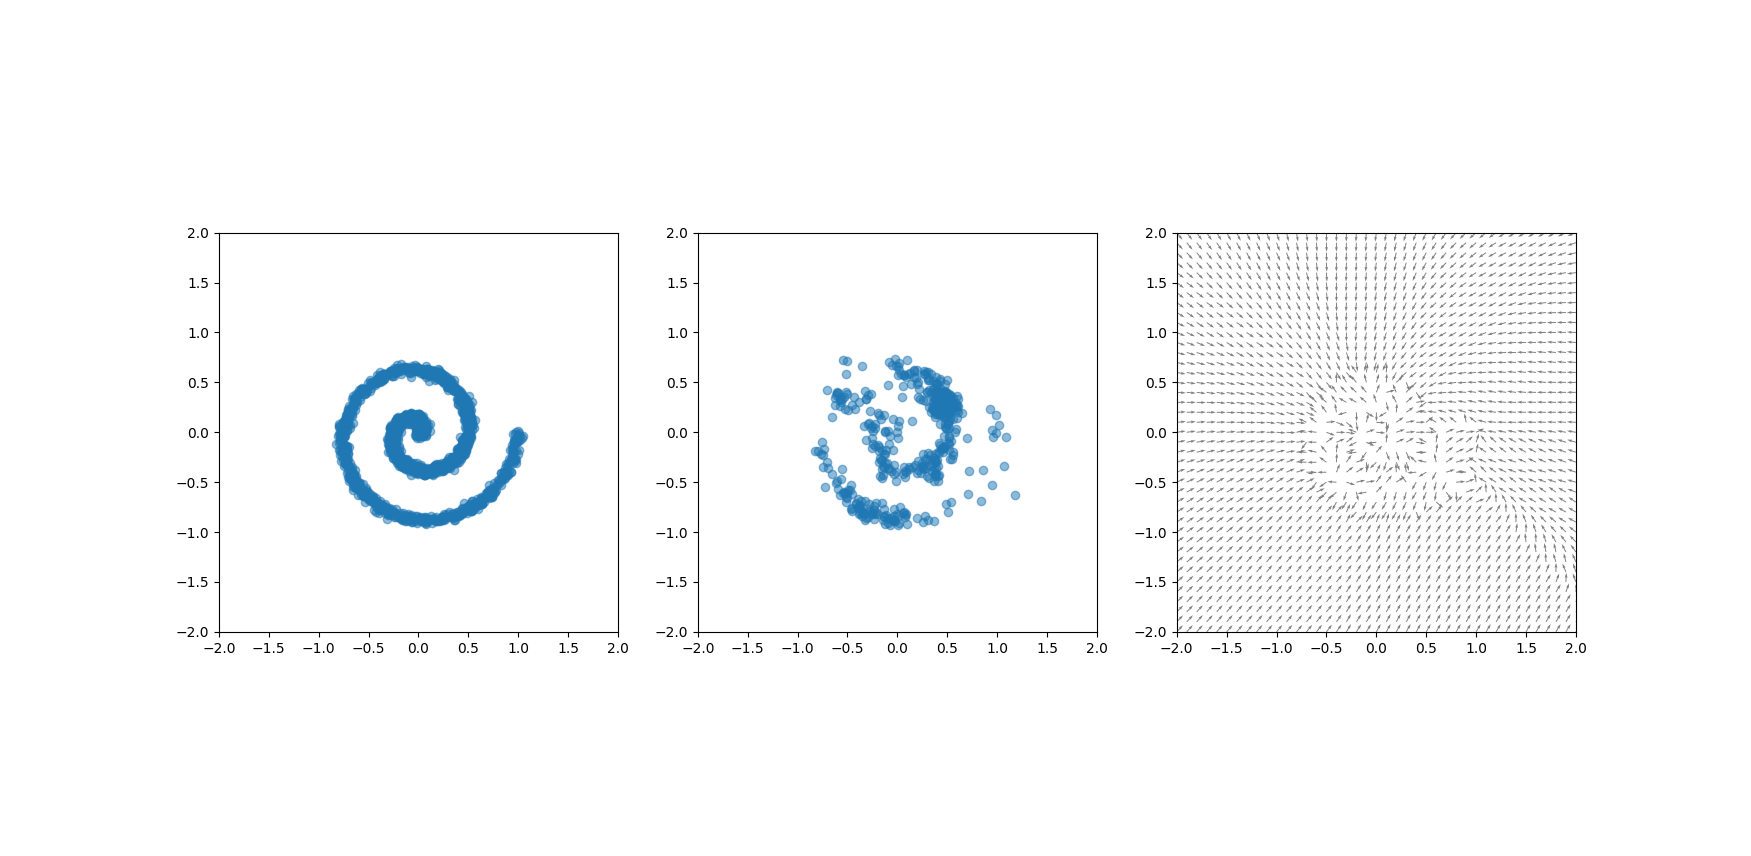

This figure's Python source:
import numpy as np
import torch
from torch.utils.data import TensorDataset, DataLoader

import matplotlib.pyplot as plt
from tqdm import tqdm

from common.toy_data import get_gmm_samples, spiral_samples


class ScoreModel(torch.nn.Module):
    def __init__(self, dims: int):
        super().__init__()
        self._dims = dims

        self.nn = torch.nn.Sequential(
            torch.nn.Linear(dims, 32),
            torch.nn.ELU(),
            torch.nn.Linear(32, 128),
            torch.nn.ELU(),
            torch.nn.Linear(128, 256),
            torch.nn.ELU(),
            torch.nn.Linear(256, 128),
            torch.nn.ELU(),
            torch.nn.Linear(128, 32),
            torch.nn.ELU(),
            torch.nn.Linear(32, dims)
        )

    @property
    def dims(self):
        return self._dims

    def forward(self, x):
        return self.nn(x)


def score_matching_loss(score_model, x):
    x = x.requires_grad_(True)
    score = score_model(x)

    score_grad = [
        # We sum over the batch dimension to get element-wise gradients.
        torch.autograd.grad(score[:, i].sum(), x, create_graph=True)[0][:, i]
        for i in range(score.shape[1])
    ]
    score_grad = torch.stack(score_grad, dim=1)

    loss = score_grad.sum(1) + 0.5 * score.pow(2).sum(1)

    return loss.mean()


def langevin_sampling(score_model, n_samples, batch_size, n_steps, tau, device):
    all_samples = []
    
    with torch.no_grad():
        for i in range(0, n_samples, batch_size):
            bs = min(batch_size, n_samples-i)
            samples = torch.randn((bs, 2), device=device)
            for _ in range(n_steps):
                noise = torch.randn_like(samples, device=device) * np.sqrt(2 * tau)
                samples = samples + tau * score_model(samples) + noise
            all_samples.append(samples)

    return torch.concat(all_samples, 0)


def compute_vector_field(score_model, plot_range, step, device):
    feature_x = np.arange(-plot_range, plot_range+step/2, step)
    feature_y = np.arange(-plot_range, plot_range+step/2, step)
    x, y = np.meshgrid(feature_x, feature_y)

    u, v = score_model(torch.tensor(np.stack([x, y], axis=-1).reshape(-1, 2)).float().to(device)).detach().cpu().numpy().T
    norm = np.linalg.norm(np.array((u, v)), axis=0)
    u = u / norm * step
    v = v / norm * step

    return x, y, u, v


def main():
    device = torch.device("cuda" if torch.cuda.is_available() else "cpu")

    # data_samples = get_gmm_samples(200)
    n_samples = 2000
    data_samples = spiral_samples(n_samples)


    score_model = ScoreModel(data_samples.shape[1])
    score_model.to(device)

    dataset = TensorDataset(data_samples)
    dataloader = DataLoader(dataset, batch_size=64, shuffle=True)
    optimizer = torch.optim.Adam(score_model.parameters(), lr=2e-4, weight_decay=0.001)

    num_epochs = 5000
    pbar = tqdm(range(num_epochs))
    for _ in pbar:
        losses = []
        for batch in dataloader:
            batch = batch[0]
            batch = batch.to(device)

            optimizer.zero_grad(set_to_none=True)

            loss = score_matching_loss(score_model, batch)

            loss.backward()
            optimizer.step()

            losses.append(loss.item())
        avg_loss = np.mean(losses)
        pbar.set_postfix({"loss": avg_loss})


    model_samples = langevin_sampling(score_model, 500, 64, 2000, 0.001, device)
    model_samples = model_samples.detach().cpu().numpy()

    step = 0.1
    plot_range = 2.0


    _, axes = plt.subplots(1, 3)

    for ax in axes:
        ax.set_aspect(1)
        ax.set_xlim(-plot_range, plot_range)
        ax.set_ylim(-plot_range, plot_range)

    axes[0].scatter(data_samples[:, 0], data_samples[:, 1], alpha=0.5)
    axes[1].scatter(model_samples[:, 0], model_samples[:, 1], alpha=0.5)

    x, y, u, v = compute_vector_field(score_model, plot_range, step, device)
    axes[2].quiver(x, y, u, v, units='xy', scale=1.1, color='gray')

    plt.show()


if __name__ == "__main__":
    main()
